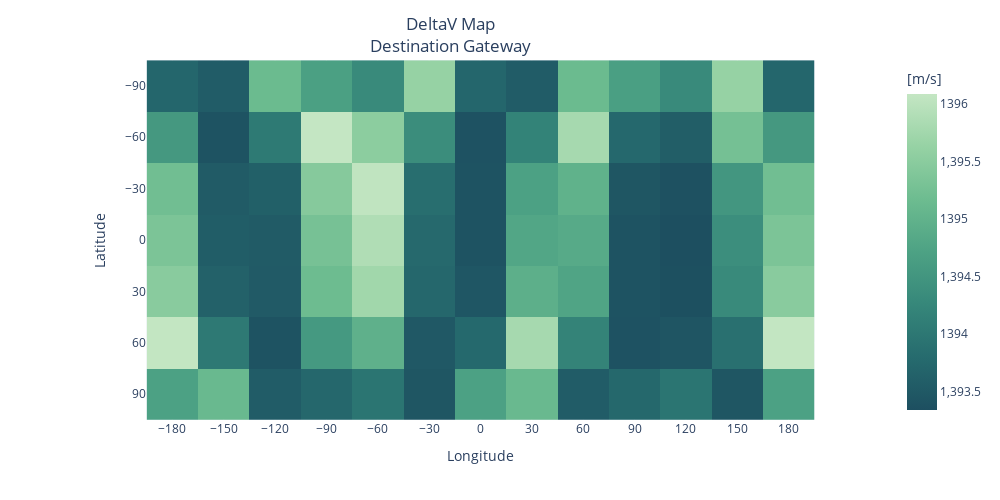

Notebook code for this chart:
### Code cell
colorbar_title = xA_fuel_mass_Gateway.attrs['var_desc'] + '<br>(%s)'%xA_fuel_mass_Gateway.attrs['units']

#fig = px.imshow(results, color_continuous_scale='RdBu_r', aspect='equal')
fig = px.imshow(img=xA_fuel_mass_Gateway,
                width=1000,
                height=500,
                color_continuous_scale='blugrn_r',
                aspect='equal')

fig.update_xaxes(tickangle=0,
                 tickmode = 'array',
                 tickvals = [-180, -150, -120, -90, -60, -30, 0, 30, 60, 90, 120, 150, 180])
fig.update_yaxes(tickangle=0,
                 tickmode = 'array',
                 tickvals = [-90,-60,-30,0,30,60,90])


fig.update_layout(
    xaxis_title='Longitude',
    yaxis_title='Latitude',
    title= 'DeltaV Map<br>Destination Gateway',
    title_x=0.45
)


#fig.write_image("fig/dv1.pdf")
fig.write_image("doc/img/dv_Gateway.pdf")
fig.show()

### Figure 1 — Plotly figure (JSON) as saved in the notebook; plotly's stock layout.template omitted (floating-point values rounded to 4 significant figures)
{"data": [{"coloraxis": "coloraxis", "hovertemplate": "lon: %{x}<br>lat: %{y}<br> [m/s]: %{z}<extra></extra>", "name": "0", "type": "heatmap", "x": [-180, -150, -120, -90, -60, -30, 0, 30, 60, 90, 120, 150, 180], "xaxis": "x", "y": [90, 60, 30, 0, -30, -60, -90], "yaxis": "y", "z": [[1395.0, 1395.0, 1394.0, 1394.0, 1394.0, 1393.0, 1395.0, 1395.0, 1394.0, 1394.0, 1394.0, 1393.0, 1395.0], [1396.0, 1394.0, 1393.0, 1395.0, 1395.0, 1393.0, 1394.0, 1396.0, 1394.0, 1393.0, 1393.0, 1394.0, 1396.0], [1395.0, 1394.0, 1394.0, 1395.0, 1396.0, 1394.0, 1393.0, 1395.0, 1395.0, 1393.0, 1393.0, 1394.0, 1395.0], [1395.0, 1394.0, 1394.0, 1395.0, 1396.0, 1394.0, 1393.0, 1395.0, 1395.0, 1393.0, 1393.0, 1394.0, 1395.0], [1395.0, 1394.0, 1394.0, 1395.0, 1396.0, 1394.0, 1393.0, 1395.0, 1395.0, 1393.0, 1393.0, 1395.0, 1395.0], [1395.0, 1393.0, 1394.0, 1396.0, 1396.0, 1394.0, 1393.0, 1394.0, 1396.0, 1394.0, 1394.0, 1395.0, 1395.0], [1394.0, 1394.0, 1395.0, 1395.0, 1394.0, 1396.0, 1394.0, 1394.0, 1395.0, 1395.0, 1394.0, 1396.0, 1394.0]]}], "layout": {"coloraxis": {"colorbar": {"title": {"text": " [m/s]"}}, "colorscale": [[0, "rgb(29, 79, 96)"], [0.1667, "rgb(38, 107, 110)"], [0.3333, "rgb(54, 135, 122)"], [0.5, "rgb(77, 162, 132)"], [0.6667, "rgb(109, 188, 144)"], [0.8333, "rgb(150, 210, 164)"], [1, "rgb(196, 230, 195)"]]}, "height": 500, "margin": {"t": 60}, "title": {"text": "DeltaV Map<br>Destination Gateway", "x": 0.45}, "width": 1000, "xaxis": {"anchor": "y", "autorange": true, "constrain": "domain", "domain": [0.08004, 0.92], "range": [-195, 195], "scaleanchor": "y", "tickangle": 0, "tickmode": "array", "tickvals": [-180, -150, -120, -90, -60, -30, 0, 30, 60, 90, 120, 150, 180], "title": {"text": "Longitude"}, "type": "linear"}, "yaxis": {"anchor": "x", "autorange": true, "constrain": "domain", "domain": [0.0006289, 0.9994], "range": [105, -105], "tickangle": 0, "tickmode": "array", "tickvals": [-90, -60, -30, 0, 30, 60, 90], "title": {"text": "Latitude"}, "type": "linear"}}}
